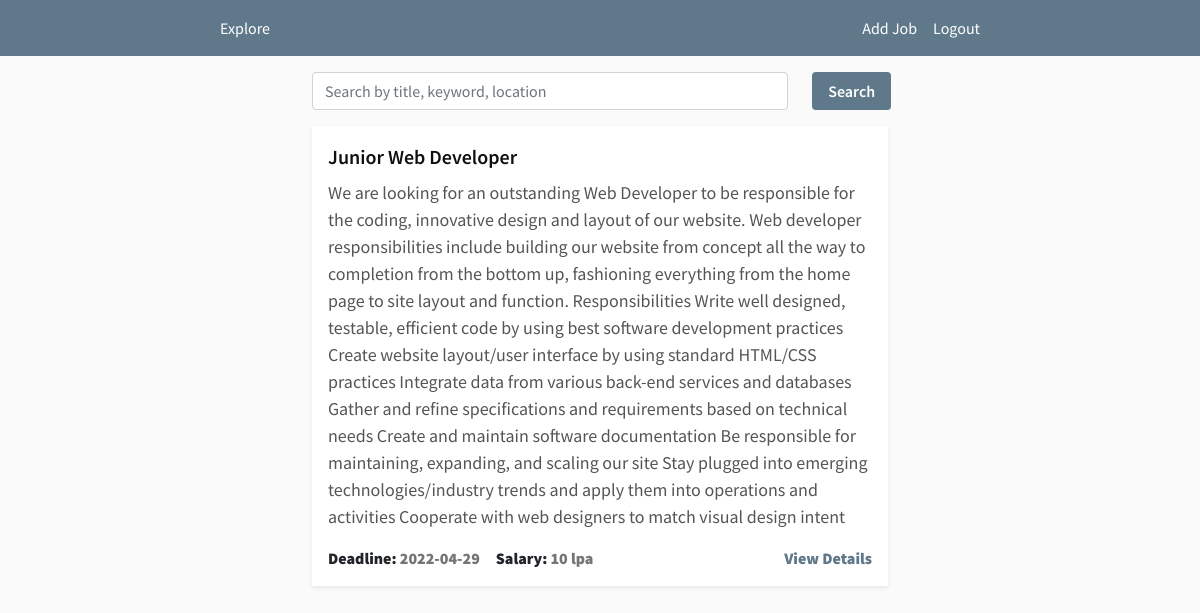
Page /explore (signed in) on the committed database.
### app.py (models this page shows, shortened)
class Job(db.Model):
	id = db.Column(db.Integer, primary_key = True)
	role = db.Column(db.String(60), nullable = False)
	job_desc = db.Column(db.Text, nullable = False)
	skills_required = db.Column(db.Text, nullable = False)
	work_location = db.Column(db.String(60), nullable = False)
	salary = db.Column(db.String(30), nullable = False)
	deadline = db.Column(db.DateTime, nullable = False)
	posted_on = db.Column(db.DateTime, nullable = False, default = datetime.datetime.now())

### app.py (the view)
@app.route('/')
@app.route('/explore')
def explore():
	keyword = request.args.get('query')
	if keyword != None and keyword != '':
		jobs = Job.query.filter(Job.role.contains(keyword))
		num_jobs = jobs.count()
	else:
		jobs = Job.query.all()
		num_jobs = len(jobs)
	return render_template('explore.html', title='Explore', jobs = jobs, num_jobs = num_jobs)

### app.py (called while the page is built)
@login_manager.user_loader
def load_user(user_id):
	return User.query.get(int(user_id))

### templates/explore.html (shortened to what this page needs)
{% extends 'layout.html' %}
{% block content %}
<div class="container col-md-6 mt-2">
	<form action="" method="GET">
		<div class="row my-3">
			<div class="col-md-10">
				<input type="text" name="query" class="form-control" placeholder="Search by title, keyword, location">
			</div>
			<div class="col-md-2">
				<input class="btn button-style" type="submit" name="submit" value=" Search ">
			</div>
		</div>
	</form>
	{% if num_jobs == 0 %}
		<div class="container col-md-10 empty">
			<h5><b>No Results Found!</b></h5>
		</div>
	{% else %}
		{% for job in jobs %}
			<div class="job-card p-3 shadow-sm">
				<h4><b><a class="job-role" href="{{ url_for('position', job_id = job.id) }}">{{ job.role }}</a><b></h4>
				<p class="desc">{{ job.job_desc }}</p>
				<div class="bottom">
					<div>
						<span><b>Deadline: </b></span>
						<span id="date">{{ job.deadline.strftime('%Y-%m-%d') }}</span>
						<span><b>Salary: </b></span>
						<span id="date">{{ job.salary }}</span>
					</div>
					<div>
						<a class="view-details" href="{{ url_for('position', job_id = job.id) }}">View Details</a>
					</div>
				</div>
			</div>
		{% endfor %}
	{% endif %}
</div>
{% endblock content %}

### static/main.css (style rules this page uses)
body { background-color: #fafafa; font-family: 'Source Sans Pro', sans-serif; }
.button-style { background-color: #5f788a; color: #ffffff; font-weight: 600; }
.job-card { background-color: #ffffff; }
.desc { color: #555555; font-size: 18px; font-weight: 500; }
.bottom { display: flex; justify-content: space-between; }
.view-details, #view-resume { text-decoration: none; color: #5f788a; }
#date { color: #757575; }
.job-role { text-decoration: none; color: #101010; font-weight: 600; font-size: 20px; }
a { text-decoration: none; font-size: 16px; }

### rows in the picture
Job: role "Junior Web Developer", job_desc "We are looking for an outstanding Web Developer to be responsible for the coding, innovative design and layout of our website. Web developer responsibilities include building our website from concept all the way to completion from the bottom up, fashioning everything from the home page to site layout and function. Responsibilities Write well designed, testable, efficient code by using best software development practices Create website layout/user interface by using standard HTML/CSS practices Integrate data from various back-end services and databases Gather and refine specifications and requirements based on technical needs Create and maintain software documentation Be responsible for…", deadline "2022-04-29", salary "10 lpa"
